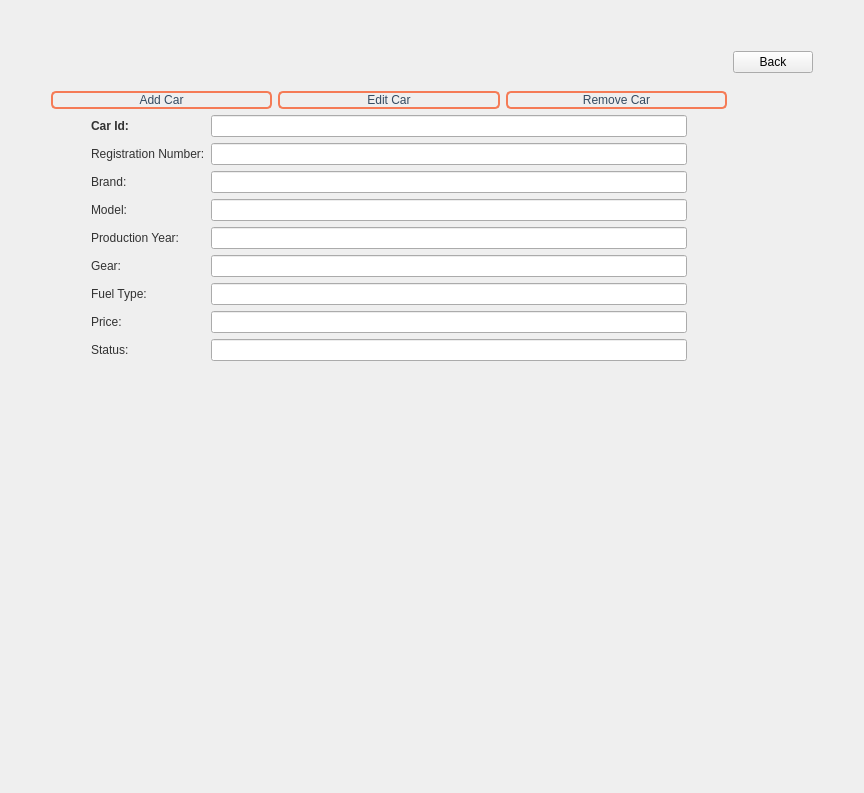
<?xml version="1.0" encoding="UTF-8"?>
<ui version="4.0">
 <class>Car</class>
 <widget class="QWidget" name="Car">
  <property name="geometry">
   <rect>
    <x>0</x>
    <y>0</y>
    <width>864</width>
    <height>793</height>
   </rect>
  </property>
  <property name="windowTitle">
   <string>Form</string>
  </property>
  <layout class="QGridLayout" name="gridLayout_2">
   <item row="0" column="0">
    <layout class="QVBoxLayout" name="verticalLayout_5">
     <item>
      <spacer name="verticalSpacer_5">
       <property name="orientation">
        <enum>Qt::Vertical</enum>
       </property>
       <property name="sizeType">
        <enum>QSizePolicy::Maximum</enum>
       </property>
       <property name="sizeHint" stdset="0">
        <size>
         <width>20</width>
         <height>40</height>
        </size>
       </property>
      </spacer>
     </item>
     <item>
      <layout class="QHBoxLayout" name="horizontalLayout_3">
       <item>
        <spacer name="horizontalSpacer_3">
         <property name="orientation">
          <enum>Qt::Horizontal</enum>
         </property>
         <property name="sizeType">
          <enum>QSizePolicy::Minimum</enum>
         </property>
         <property name="sizeHint" stdset="0">
          <size>
           <width>40</width>
           <height>20</height>
          </size>
         </property>
        </spacer>
       </item>
       <item>
        <layout class="QVBoxLayout" name="verticalLayout_3">
         <item>
          <spacer name="verticalSpacer">
           <property name="orientation">
            <enum>Qt::Vertical</enum>
           </property>
           <property name="sizeType">
            <enum>QSizePolicy::Maximum</enum>
           </property>
           <property name="sizeHint" stdset="0">
            <size>
             <width>20</width>
             <height>40</height>
            </size>
           </property>
          </spacer>
         </item>
         <item>
          <layout class="QHBoxLayout" name="horizontalLayout_2">
           <item>
            <widget class="QPushButton" name="pushButtonAddCar">
             <property name="styleSheet">
              <string notr="true">QPushButton {

font: 300 12pt &quot;Bahnschrift Light SemiCondensed&quot;;
color: #344B61;
    border: 2px solid #F57B56; 
    border-radius: 5px;

}

QPushButton:hover {
    background-color: #344B61; 
    color: #ffffff; 
}


</string>
             </property>
             <property name="text">
              <string>Add Car</string>
             </property>
             <property name="autoDefault">
              <bool>false</bool>
             </property>
            </widget>
           </item>
           <item>
            <widget class="QPushButton" name="pushButtonEditCar">
             <property name="styleSheet">
              <string notr="true">QPushButton {

font: 300 12pt &quot;Bahnschrift Light SemiCondensed&quot;;
color: #344B61;
    border: 2px solid #F57B56; 
    border-radius: 5px;

}

QPushButton:hover {
    background-color: #344B61; 
    color: #ffffff; 
}


</string>
             </property>
             <property name="text">
              <string>Edit Car</string>
             </property>
            </widget>
           </item>
           <item>
            <widget class="QPushButton" name="pushButtonRemoveCar">
             <property name="styleSheet">
              <string notr="true">QPushButton {

font: 300 12pt &quot;Bahnschrift Light SemiCondensed&quot;;
color: #344B61;
    border: 2px solid #F57B56; 
    border-radius: 5px;

}

QPushButton:hover {
    background-color: #344B61; 
    color: #ffffff; 
}


</string>
             </property>
             <property name="text">
              <string>Remove Car</string>
             </property>
            </widget>
           </item>
          </layout>
         </item>
         <item>
          <layout class="QHBoxLayout" name="horizontalLayout">
           <item>
            <spacer name="horizontalSpacer_2">
             <property name="orientation">
              <enum>Qt::Horizontal</enum>
             </property>
             <property name="sizeType">
              <enum>QSizePolicy::Maximum</enum>
             </property>
             <property name="sizeHint" stdset="0">
              <size>
               <width>40</width>
               <height>20</height>
              </size>
             </property>
            </spacer>
           </item>
           <item>
            <layout class="QVBoxLayout" name="verticalLayout_2">
             <item>
              <widget class="QLabel" name="labelCarId">
               <property name="styleSheet">
                <string notr="true">font: 300 12pt &quot;Bahnschrift Light SemiCondensed&quot;;
color: rgb(50, 50, 50);
</string>
               </property>
               <property name="text">
                <string>&lt;html&gt;&lt;head/&gt;&lt;body&gt;&lt;p&gt;&lt;span style=&quot; font-weight:700;&quot;&gt;Car Id: &lt;/span&gt;&lt;/p&gt;&lt;/body&gt;&lt;/html&gt;</string>
               </property>
              </widget>
             </item>
             <item>
              <widget class="QLabel" name="labelRegistrationNumber">
               <property name="styleSheet">
                <string notr="true">font: 300 12pt &quot;Bahnschrift Light SemiCondensed&quot;;
color: rgb(50, 50, 50);
</string>
               </property>
               <property name="text">
                <string>Registration Number:</string>
               </property>
              </widget>
             </item>
             <item>
              <widget class="QLabel" name="labelBrand">
               <property name="styleSheet">
                <string notr="true">font: 300 12pt &quot;Bahnschrift Light SemiCondensed&quot;;
color: rgb(50, 50, 50);
</string>
               </property>
               <property name="text">
                <string>Brand:</string>
               </property>
              </widget>
             </item>
             <item>
              <widget class="QLabel" name="labelModel">
               <property name="styleSheet">
                <string notr="true">font: 300 12pt &quot;Bahnschrift Light SemiCondensed&quot;;
color: rgb(50, 50, 50);
</string>
               </property>
               <property name="text">
                <string>Model: </string>
               </property>
              </widget>
             </item>
             <item>
              <widget class="QLabel" name="labelProductionYear">
               <property name="styleSheet">
                <string notr="true">font: 300 12pt &quot;Bahnschrift Light SemiCondensed&quot;;
color: rgb(50, 50, 50);
</string>
               </property>
               <property name="text">
                <string>Production Year:</string>
               </property>
              </widget>
             </item>
             <item>
              <widget class="QLabel" name="labelGear">
               <property name="styleSheet">
                <string notr="true">font: 300 12pt &quot;Bahnschrift Light SemiCondensed&quot;;
color: rgb(50, 50, 50);
</string>
               </property>
               <property name="text">
                <string>Gear:</string>
               </property>
              </widget>
             </item>
             <item>
              <widget class="QLabel" name="labelFuelType">
               <property name="styleSheet">
                <string notr="true">font: 300 12pt &quot;Bahnschrift Light SemiCondensed&quot;;
color: rgb(50, 50, 50);
</string>
               </property>
               <property name="text">
                <string>Fuel Type:</string>
               </property>
              </widget>
             </item>
             <item>
              <widget class="QLabel" name="labelPrice">
               <property name="styleSheet">
                <string notr="true">font: 300 12pt &quot;Bahnschrift Light SemiCondensed&quot;;
color: rgb(50, 50, 50);
</string>
               </property>
               <property name="text">
                <string>Price:</string>
               </property>
              </widget>
             </item>
             <item>
              <widget class="QLabel" name="labelStatus">
               <property name="styleSheet">
                <string notr="true">font: 300 12pt &quot;Bahnschrift Light SemiCondensed&quot;;
color: rgb(50, 50, 50);
</string>
               </property>
               <property name="text">
                <string>Status: </string>
               </property>
              </widget>
             </item>
            </layout>
           </item>
           <item>
            <layout class="QVBoxLayout" name="verticalLayout">
             <item>
              <widget class="QLineEdit" name="lineEditCarId"/>
             </item>
             <item>
              <widget class="QLineEdit" name="lineEditRegistrationNumber"/>
             </item>
             <item>
              <widget class="QLineEdit" name="lineEditBrand"/>
             </item>
             <item>
              <widget class="QLineEdit" name="lineEditModel">
               <property name="styleSheet">
                <string notr="true"/>
               </property>
               <property name="text">
                <string/>
               </property>
              </widget>
             </item>
             <item>
              <widget class="QLineEdit" name="lineEditProductionYear">
               <property name="styleSheet">
                <string notr="true"/>
               </property>
              </widget>
             </item>
             <item>
              <widget class="QLineEdit" name="lineEditGear"/>
             </item>
             <item>
              <widget class="QLineEdit" name="lineEditFuelType"/>
             </item>
             <item>
              <widget class="QLineEdit" name="lineEditPrice"/>
             </item>
             <item>
              <widget class="QLineEdit" name="lineEditStatus"/>
             </item>
            </layout>
           </item>
           <item>
            <spacer name="horizontalSpacer">
             <property name="orientation">
              <enum>Qt::Horizontal</enum>
             </property>
             <property name="sizeType">
              <enum>QSizePolicy::Maximum</enum>
             </property>
             <property name="sizeHint" stdset="0">
              <size>
               <width>40</width>
               <height>20</height>
              </size>
             </property>
            </spacer>
           </item>
          </layout>
         </item>
         <item>
          <spacer name="verticalSpacer_2">
           <property name="orientation">
            <enum>Qt::Vertical</enum>
           </property>
           <property name="sizeType">
            <enum>QSizePolicy::Maximum</enum>
           </property>
           <property name="sizeHint" stdset="0">
            <size>
             <width>20</width>
             <height>40</height>
            </size>
           </property>
          </spacer>
         </item>
        </layout>
       </item>
       <item>
        <layout class="QVBoxLayout" name="verticalLayout_4">
         <item>
          <widget class="QPushButton" name="pushButtonBack">
           <property name="text">
            <string>Back</string>
           </property>
          </widget>
         </item>
         <item>
          <spacer name="verticalSpacer_3">
           <property name="orientation">
            <enum>Qt::Vertical</enum>
           </property>
           <property name="sizeType">
            <enum>QSizePolicy::MinimumExpanding</enum>
           </property>
           <property name="sizeHint" stdset="0">
            <size>
             <width>20</width>
             <height>40</height>
            </size>
           </property>
          </spacer>
         </item>
        </layout>
       </item>
       <item>
        <spacer name="horizontalSpacer_4">
         <property name="orientation">
          <enum>Qt::Horizontal</enum>
         </property>
         <property name="sizeType">
          <enum>QSizePolicy::Minimum</enum>
         </property>
         <property name="sizeHint" stdset="0">
          <size>
           <width>40</width>
           <height>20</height>
          </size>
         </property>
        </spacer>
       </item>
      </layout>
     </item>
     <item>
      <layout class="QHBoxLayout" name="horizontalLayout_5">
       <item>
        <spacer name="horizontalSpacer_5">
         <property name="orientation">
          <enum>Qt::Horizontal</enum>
         </property>
         <property name="sizeType">
          <enum>QSizePolicy::Maximum</enum>
         </property>
         <property name="sizeHint" stdset="0">
          <size>
           <width>40</width>
           <height>20</height>
          </size>
         </property>
        </spacer>
       </item>
       <item>
        <widget class="QTableView" name="tableViewCar">
         <property name="maximumSize">
          <size>
           <width>736</width>
           <height>16777215</height>
          </size>
         </property>
         <property name="styleSheet">
          <string notr="true">QTableView {
    background-color: transparent;
    gridline-color: #b5b5b5; 
}

QTableView::item {
    border: 1px solid #b5b5b5; 
}

QHeaderView::section {
    background-color: transparent;
}
</string>
         </property>
        </widget>
       </item>
       <item>
        <spacer name="horizontalSpacer_6">
         <property name="orientation">
          <enum>Qt::Horizontal</enum>
         </property>
         <property name="sizeType">
          <enum>QSizePolicy::Maximum</enum>
         </property>
         <property name="sizeHint" stdset="0">
          <size>
           <width>40</width>
           <height>20</height>
          </size>
         </property>
        </spacer>
       </item>
      </layout>
     </item>
     <item>
      <widget class="QLabel" name="labelResult">
       <property name="text">
        <string/>
       </property>
      </widget>
     </item>
     <item>
      <spacer name="verticalSpacer_4">
       <property name="orientation">
        <enum>Qt::Vertical</enum>
       </property>
       <property name="sizeType">
        <enum>QSizePolicy::Maximum</enum>
       </property>
       <property name="sizeHint" stdset="0">
        <size>
         <width>20</width>
         <height>40</height>
        </size>
       </property>
      </spacer>
     </item>
    </layout>
   </item>
  </layout>
 </widget>
 <resources/>
 <connections/>
</ui>
